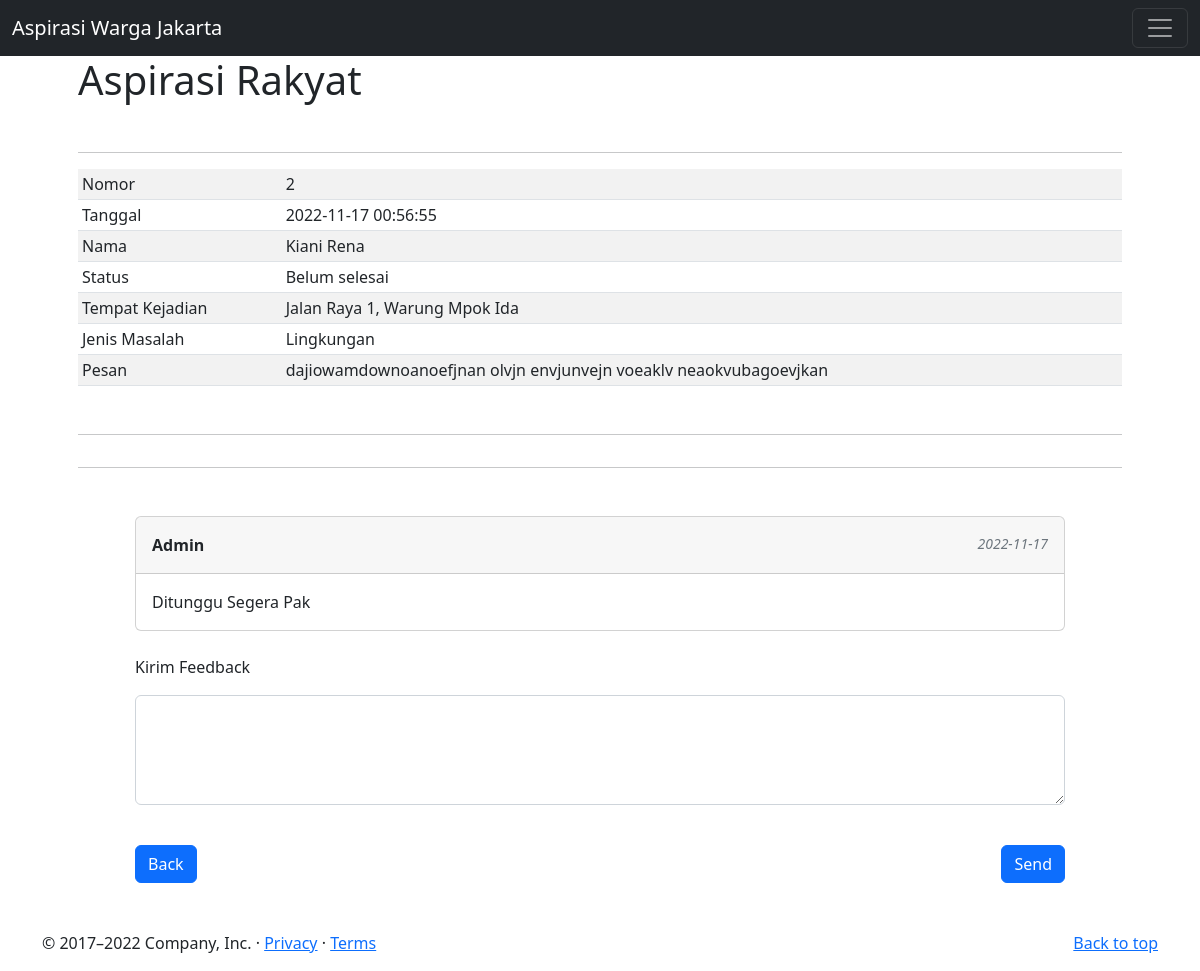
The app's page /isi_aspirasi.php?id=2 with its own data.
### tables this page shows
CREATE TABLE `aspirasi` (
  `id_aspirasi` int(11) NOT NULL,
  `id_penduduk` int(11) DEFAULT NULL,
  `judul_aspirasi` varchar(255) DEFAULT NULL,
  `lokasi` text DEFAULT NULL,
  `isi_aspirasi` text DEFAULT NULL,
  `id_kategori` int(11) DEFAULT NULL,
  `tanggal` timestamp NOT NULL DEFAULT current_timestamp() ON UPDATE current_timestamp(),
  `status_aspirasi` tinyint(1) NOT NULL DEFAULT 0
);

CREATE TABLE `penduduk` (
  `id_penduduk` int(11) NOT NULL,
  `nama_penduduk` varchar(255) NOT NULL,
  `alamat` varchar(255) NOT NULL
);

CREATE TABLE `kategori` (
  `id_kategori` int(11) NOT NULL,
  `jenis_kategori` varchar(255) DEFAULT NULL
);

CREATE TABLE `feedbacks` (
  `id` int(11) NOT NULL,
  `feedback` text NOT NULL,
  `created_at` date NOT NULL DEFAULT current_timestamp(),
  `isAdmin` tinyint(4) NOT NULL DEFAULT 0,
  `aspirasi_id` int(11) NOT NULL
);

### koneksi.php (called while the page is built, shortened)
<?php
$conn = mysqli_connect("localhost","root","","aspirasiwarga");
function query($query){
  global $conn;
  $result = mysqli_query($conn,$query);
  $rows = [];
  while($row = mysqli_fetch_assoc($result)){
    $rows[] = $row;
  }
  return $rows;
}
?>

### isi_aspirasi.php (the view, shortened to what this page needs)
<?php
require_once 'koneksi.php';
$aspirasi = query("SELECT a.id_aspirasi, a.judul_aspirasi, a.isi_aspirasi, a.tanggal, a.lokasi, a.status_aspirasi, c.jenis_kategori, p.nama_penduduk, p.alamat
                    FROM aspirasi AS a INNER JOIN kategori AS c ON (c.id_kategori = a.id_kategori)
                                        INNER JOIN penduduk AS p ON (p.id_penduduk = a.id_penduduk)
                    WHERE a.id_aspirasi = {$_GET['id']}
                    ORDER BY a.status_aspirasi");
$feedback = query("SELECT id, feedback, isAdmin, created_at FROM feedbacks
                        WHERE aspirasi_id = {$_GET['id']}
                        ORDER BY created_at");
?>
<html lang="en">
  <head>
    <link href="https://cdn.jsdelivr.net/npm/bootstrap@5.2.0-beta1/dist/css/bootstrap.min.css" rel="stylesheet">
    <link href="assets/dist/css/bootstrap.min.css" rel="stylesheet">
    <link href="css/carousel.css" rel="stylesheet">
  </head>
  <body>
    <main>
  <nav class="navbar navbar-dark bg-dark" aria-label="Dark offcanvas navbar">
    <div class="container-fluid">
      <a class="navbar-brand" data-bs-toggle="modal" <?php if(!isset($_SESSION['isAdmin'])):?> data-bs-target="#loginModal" <?php endif;?> href="#">Aspirasi Warga Jakarta</a>
      <button class="navbar-toggler" type="button" data-bs-toggle="offcanvas" data-bs-target="#offcanvasNavbarDark" aria-controls="offcanvasNavbarDark">
        <span class="navbar-toggler-icon"></span>
      </button>
    </div>
  </nav>
    </main>
    <div class="container-fluid mb-5">
        <div class="container px-5">
            <h1 class="mb-5">Aspirasi Rakyat</h1>
            <?php foreach($aspirasi as $a)?>
            <hr>
            <table class="table table-striped table-sm">
            <tbody>
                <tr>
                <td>Nomor</td>
                <td><?= $a['id_aspirasi']?></td>
                <td></td>
                </tr>
                <tr>
                <td>Tanggal</td>
                <td><?= $a['tanggal']?></td>
                <td></td>
                </tr>
                <tr>
                <td>Nama</td>
                <td><?= $a['nama_penduduk']?></td>
                <td></td>
                </tr>
                <tr>
                <td>Status</td>
                <td><?= $a['status_aspirasi'] ? 'Sudah selesai' : 'Belum selesai'?></td>
                <td></td>
                </tr>
                <tr>
                <td>Tempat Kejadian</td>
                <td><?= $a['alamat'] .", ". $a['lokasi']?></td>
                <td></td>
                </tr>
                <tr>
                <td>Jenis Masalah</td>
                <td><?= $a['jenis_kategori']?></td>
                <td></td>
                </tr>
                <tr>
                <td>Pesan</td>
                <td colspan="2"><?= $a['isi_aspirasi']?></td>
                </tr>
            </tbody>
            </table>
        <hr class="mb-3 mt-5">
        <hr class="mt-3 mb-5">
        </div>
        <div class="container d-flex justify-content-center">
        <div class="col-md-8 col-lg-9 col-xl-10">
        <?php
        foreach($feedback as $f):
        if (!$f['isAdmin']):
        ?>
                <li class="d-flex justify-content-start mb-4" id="<?=$f['id']?>">
                    <div class="card w-100">
                    <div class="card-header d-flex justify-content-between p-3">
                        <p class="fw-bold mb-0">Warga</p>
                        <p class="text-muted small mb-0"><i class="far fa-clock"><?= $f['created_at']?></i> </p>
                    </div>
                    <div class="card-body">
                        <p class="mb-0">
                        <?=$f['feedback']?>
                        </p>
                    </div>
                    </div>
                </li>
        <?php else: ?>
                <li class="d-flex justify-content-end mb-4" id="<?=$f['id']?>">
                    <div class="card w-100">
                    <div class="card-header d-flex justify-content-between p-3">
                        <p class="fw-bold mb-0">Admin</p>
                        <p class="text-muted small mb-0"><i class="far fa-clock"><?= $f['created_at']?></i> </p>
                    </div>
                    <div class="card-body">
                        <p class="mb-0">
                        <?=$f['feedback']?>
                        </p>
                    </div>
                    </div>
                </li>
        <?php
        endif;
        endforeach;
        ?>
                <form action="" method="post">
                    <div class="bg-white mb-3">
                    <div class="form-outline">
                        <p>Kirim Feedback</p>
                        <textarea class="form-control" id="textAreaExample2" rows="4" name="feedback" required></textarea>
                    </div>
                    </div>
                    <button type="submit" class="btn btn-primary mt-4 btn-rounded float-end" name="send">Send</button>
                </form>
                <a id="back" href="http://localhost/aspirasiwarga/aspirasi.php" class="btn btn-primary mt-4">Back</a>
            </div>
            </div>
    </div>
    <footer class="container">
        <p class="float-end"><a href="#">Back to top</a></p>
        <p>&copy; 2017–2022 Company, Inc. &middot; <a href="#">Privacy</a> &middot; <a href="#">Terms</a></p>
    </footer>
  </body>
</html>

### records on screen
aspirasi: id_aspirasi "2", tanggal "2022-11-17 00:56:55", id_penduduk.nama_penduduk "Kiani Rena", id_penduduk.alamat "Jalan Raya 1", lokasi "Warung Mpok Ida", id_kategori.jenis_kategori "Lingkungan", isi_aspirasi "dajiowamdownoanoefjnan olvjn envjunvejn voeaklv neaokvubagoevjkan"
feedbacks: created_at "2022-11-17", feedback "Ditunggu Segera Pak"
